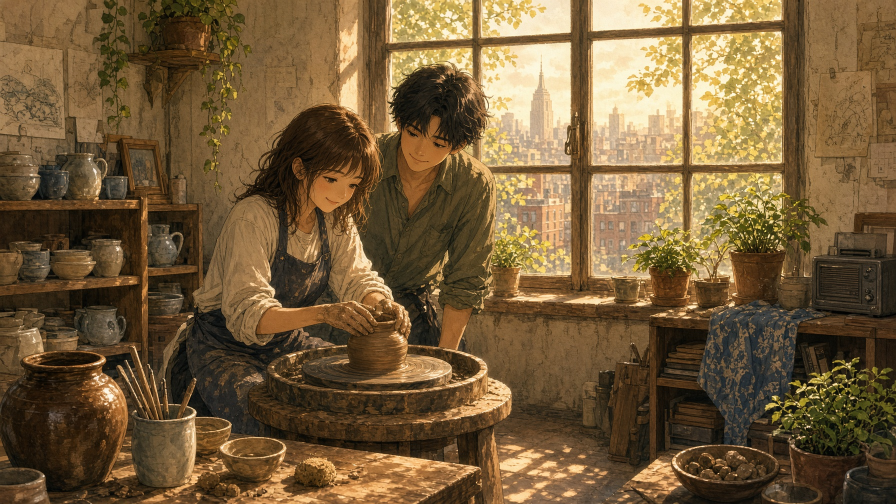
#> input picture jobs/ghost-movie-slideshow/images/scene_01.jpg, 1792 x 1008 px (shown at 1/2 size)
$ python hires_plan.py ../../jobs/ghost-movie-slideshow/images/scene_01.jpg ../../jobs/ghost-movie-slideshow/images/scene_02.jpg
#> lines starting #> are read from the running program, lines starting #| are printed output that depends on the picture; after the words box and inside, x2 and y2 are one past the last pixel; in counts of white or black regions, pixels touching at a corner belong together
"""Hi-res cel plan: (1) 16-color median-cut quantization -> many small flat zones
   with the ref's actual colors (not 7 hand-labels). (2) DENSE smooth outline
   polylines traced along EVERY region boundary (not sparse sfs ticks): for each
   quantized color, its region edge is walked into ordered chains -> continuous
   thin dark lines. (3) detail hints kept implicitly via the small zones.
usage: python3 hires_plan.py <ref.jpg> <out.json>
"""
import sys, json
import numpy as np
from PIL import Image, ImageFilter
from collections import defaultdict

path, out = sys.argv[1], sys.argv[2]
GW, GH = 260, 195                       # higher grid than 200x150
NCOL = 16
im = Image.open(path).convert("RGB").resize((GW, GH))
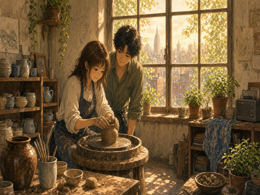
#> im: PIL image 260x195 RGB; mean R, G, B 116.4, 92, 57.7
im = im.filter(ImageFilter.MedianFilter(3))     # denoise so zones are clean
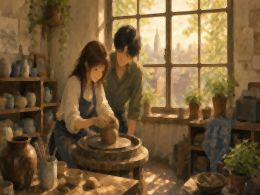
#> im: PIL image 260x195 RGB; mean R, G, B 115.8, 91.2, 56.8
CWID, CHT = 1000/GW, 740/GH
def CX(gx): return round(float(gx)*CWID, 1)
def CY(gy): return round(float(gy)*CHT, 1)

# ---- 16-color quantize (median cut) ----
pq = im.quantize(colors=NCOL, method=Image.MEDIANCUT).convert("P")
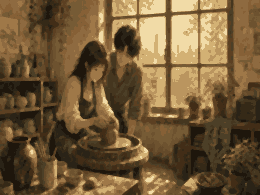
#> pq: PIL image 260x195 P; mean R, G, B 115.1, 90.4, 56
idx = np.asarray(pq)                      # GH x GW palette indices
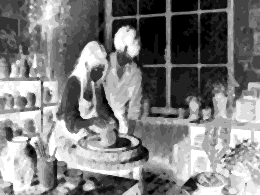
#> idx: shape (195, 260); min 0, max 15, mean 7.42; drawn with min black and max white
pal = pq.getpalette()[:NCOL*3]
#> pal = 48 values, max 241 at index 0, min 12 at index 47, mean 86.69
hexof = {i: "#%02x%02x%02x" % (pal[i*3], pal[i*3+1], pal[i*3+2]) for i in range(NCOL)}
#> hexof = 16 items
lumof = {i: 0.299*pal[i*3]+0.587*pal[i*3+1]+0.114*pal[i*3+2] for i in range(NCOL)}
#> lumof = 16 items

# ---- fills: horizontal runs per palette index, painted dark->light (light on top reads better) ----
runs_by = defaultdict(list)
for gy in range(GH):
    x = 0
    while x < GW:
        L = idx[gy, x]; x2 = x
        while x2+1 < GW and idx[gy, x2+1] == L:
            x2 += 1
        runs_by[L].append((CY(gy), CX(x), CX(x2+1)))
        x = x2 + 1
order = sorted(range(NCOL), key=lambda i: lumof[i])   # dark first
#> order = [15, 14, 13, 12, 11, 10, 9, 8, 7, 6, 5, 4, 3, 2, 1, 0]
fills = [{"c": hexof[i], "runs": runs_by[i]} for i in order if runs_by.get(i)]
#> fills = 16 items

# ---- DENSE smooth outlines: boundary pixels (label differs from right/down neighbour),
#      walked into ordered chains via 8-neighbour tracing -> continuous polylines ----
H, W = idx.shape
#> H = 195; W = 260
boundary = np.zeros((H, W), bool)
boundary[:, :-1] |= idx[:, :-1] != idx[:, 1:]
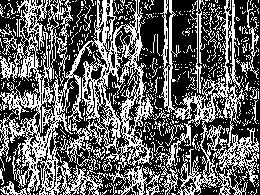
#> boundary: shape (195, 260) bool; 38.6% white in thin lines or dots
boundary[:-1, :] |= idx[:-1, :] != idx[1:, :]
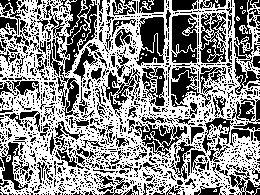
#> boundary: shape (195, 260) bool; 54.3% white; 1373 black regions (1224 under 20 px), largest, box (x1, y1, x2, y2) and area: (52, 0, 97, 76) 1298, (171, 15, 197, 63) 1006, (136, 17, 165, 66) 969
# thin the field a touch: only keep boundaries between sufficiently different lums
# (skip near-identical adjacent shades so we don't outline every micro-step)
diff = np.zeros((H, W), bool)
for gy in range(H):
    for gx in range(W-1):
        if idx[gy,gx]!=idx[gy,gx+1] and abs(lumof[idx[gy,gx]]-lumof[idx[gy,gx+1]])>18:
            diff[gy,gx]=True
    for gx in range(W):
        if gy<H-1 and idx[gy,gx]!=idx[gy+1,gx] and abs(lumof[idx[gy,gx]]-lumof[idx[gy+1,gx]])>18:
            diff[gy,gx]=True
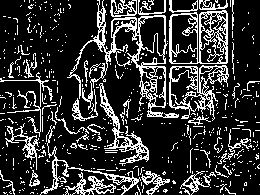
#> diff: shape (195, 260) bool; 20.5% white in thin lines or dots
edges = boundary & diff

vis = np.zeros_like(edges, bool)
def nb(y, x):
    for dy in (-1,0,1):
        for dx in (-1,0,1):
            if dy or dx:
                ny,nx=y+dy,x+dx
                if 0<=ny<H and 0<=nx<W and edges[ny,nx] and not vis[ny,nx]:
                    yield ny,nx
def rdp(pts, eps=1.2):
    if len(pts)<3: return pts
    a,b=pts[0],pts[-1]; import math
    dx,dy=b[0]-a[0],b[1]-a[1]; L=math.hypot(dx,dy) or 1
    mi,md=0,0
    for i in range(1,len(pts)-1):
        d=abs((pts[i][0]-a[0])*dy-(pts[i][1]-a[1])*dx)/L
        if d>md: md,mi=d,i
    if md>eps:
        return rdp(pts[:mi+1],eps)[:-1]+rdp(pts[mi:],eps)
    return [a,b]

contours=[]
ys,xs=np.where(edges)
#> ys = 10398 values from 0 to 194; xs = 10398 values, max 259 at index 2877, min 0 at index 3003, mean 135
for sy,sx in zip(ys,xs):
    if vis[sy,sx]: continue
    ch=[(sy,sx)]; vis[sy,sx]=True; cy,cx=sy,sx
    while True:
        n=next(nb(cy,cx),None)
        if n is None: break
        vis[n]=True; ch.append(n); cy,cx=n
    if len(ch)>=8:
        poly=[[CX(x),CY(y)] for (y,x) in ch]
        poly=rdp(poly,1.2)                 # smooth: fewer, cleaner points
        if len(poly)>=3: contours.append(poly)
#> this loop made 10398 passes
#> (sy, sx) on passes 5, 8, 9, 17: (0, 97), (0, 103), (0, 111), (0, 132)
#> (sy, sx) on passes 6, 7, 10, 11, 12, 13: (0, 98), (0, 99), (0, 112), (0, 113), (0, 114), (0, 120)

json.dump({"fills":fills,"contours":contours}, open(out,"w"))
print("colors",len(fills),"fill-runs",sum(len(f["runs"]) for f in fills),
      "contours",len(contours),"contour-pts",sum(len(c) for c in contours))
#| colors 16 fill-runs 19743 contours 324 contour-pts 5674

$ run again, on jobs/ghost-movie-slideshow/images/scene_03.jpg
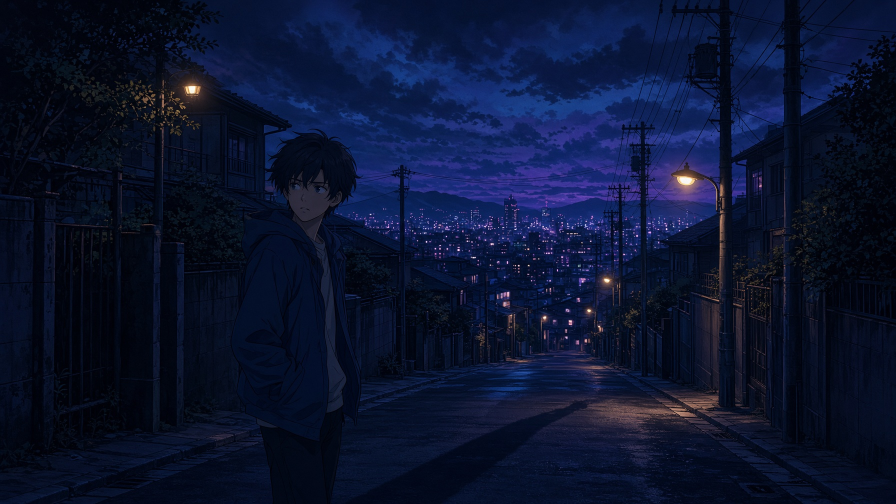
#> input picture jobs/ghost-movie-slideshow/images/scene_03.jpg, 1792 x 1008 px (shown at 1/2 size)
#> pal = 48 values, max 114 at index 2, min 1 at index 45, mean 24.38
#> hexof = 16 items
#> order = [15, 14, 13, 12, 11, 10, 9, 8, 7, 6, 5, 4, 3, 2, 1, 0]
#> fills = 16 items
#> `boundary[:-1, :] |= idx[:-1, :] != idx[1:, :]`:
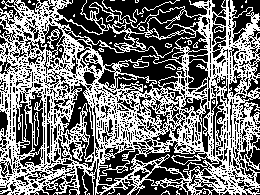
#> boundary: shape (195, 260) bool; 45.8% white in thin lines or dots
#> after the loop `for gy in range(H):`:
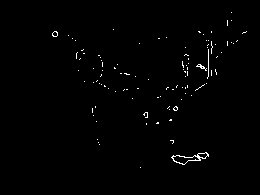
#> diff: shape (195, 260) bool; 0.86% white in thin lines or dots, all inside (x1, y1, x2, y2) = (52, 12, 247, 168)
#> ys = 437 values from 12 to 167; xs = 437 values, max 246 at index 15, min 52 at index 25, mean 170.7
#> the loop `for sy,sx in zip(ys,xs):` made 437 passes
#> (sy, sx) on passes 10, 48: (31, 54), (41, 211)
#> after the loop `for sy,sx in zip(ys,xs):`: contours = 10 items
#| colors 16 fill-runs 15934 contours 10 contour-pts 111

$ run again, on jobs/ghost-movie-slideshow/images/scene_04.jpg
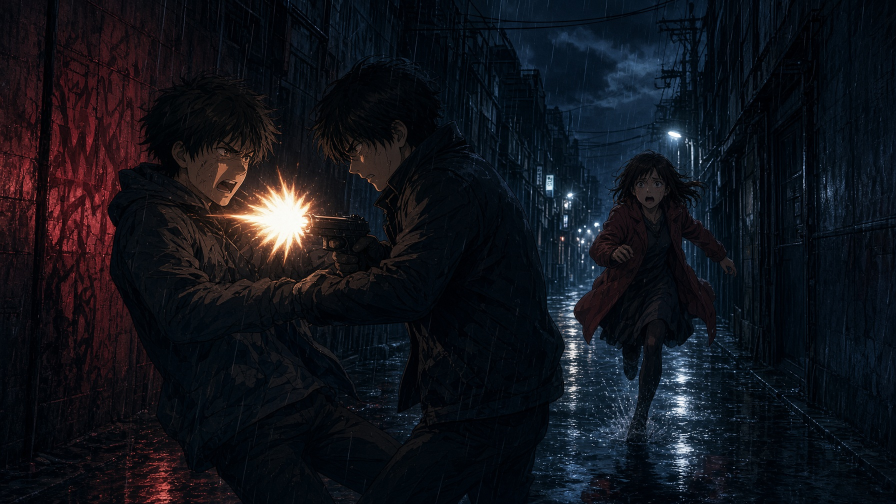
#> input picture jobs/ghost-movie-slideshow/images/scene_04.jpg, 1792 x 1008 px (shown at 1/2 size)
#> `idx = np.asarray(pq)`:
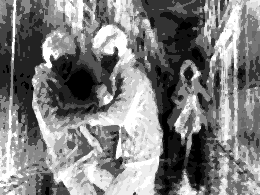
#> idx: shape (195, 260); min 0, max 15, mean 7.41; drawn with min black and max white
#> pal = 48 values, max 88 at index 2, min 1 at index 45, mean 19.46
#> hexof = 16 items
#> order = [15, 14, 13, 11, 12, 9, 10, 7, 8, 6, 5, 3, 4, 2, 1, 0]
#> fills = 16 items
#> after the loop `for gy in range(H):`:
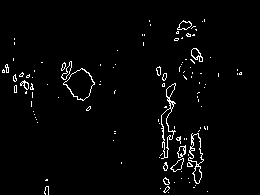
#> diff: shape (195, 260) bool; 2.5% white in thin lines or dots, all inside (x1, y1, x2, y2) = (2, 19, 242, 195)
#> ys = 1278 values from 19 to 194; xs = 1278 values, max 241 at index 308, min 2 at index 254, mean 140.7
#> the loop `for sy,sx in zip(ys,xs):` made 1278 passes
#> (sy, sx) on pass 3: (20, 183)
#> after the loop `for sy,sx in zip(ys,xs):`: contours = 39 items
#| colors 16 fill-runs 18357 contours 39 contour-pts 612

$ run again, on jobs/ghost-movie-slideshow/images/scene_05.jpg
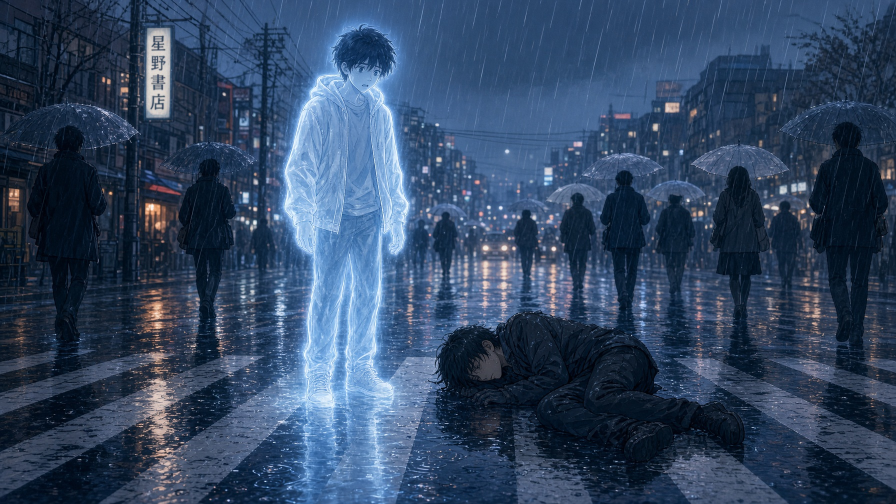
#> input picture jobs/ghost-movie-slideshow/images/scene_05.jpg, 1792 x 1008 px (shown at 1/2 size)
#> pal = 48 values, max 219 at index 2, min 3 at index 45, mean 72.48
#> hexof = 16 items
#> order = [15, 14, 13, 12, 11, 10, 9, 8, 7, 6, 5, 4, 3, 2, 1, 0]
#> fills = 16 items
#> after the loop `for gy in range(H):`:
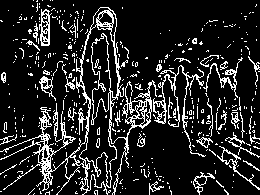
#> diff: shape (195, 260) bool; 14.8% white in thin lines or dots
#> ys = 7483 values from 0 to 194; xs = 7483 values, max 259 at index 1487, min 0 at index 279, mean 122.4
#> the loop `for sy,sx in zip(ys,xs):` made 7483 passes
#> (sy, sx) on passes 8, 31: (3, 37), (7, 100)
#| colors 16 fill-runs 17385 contours 240 contour-pts 3941
